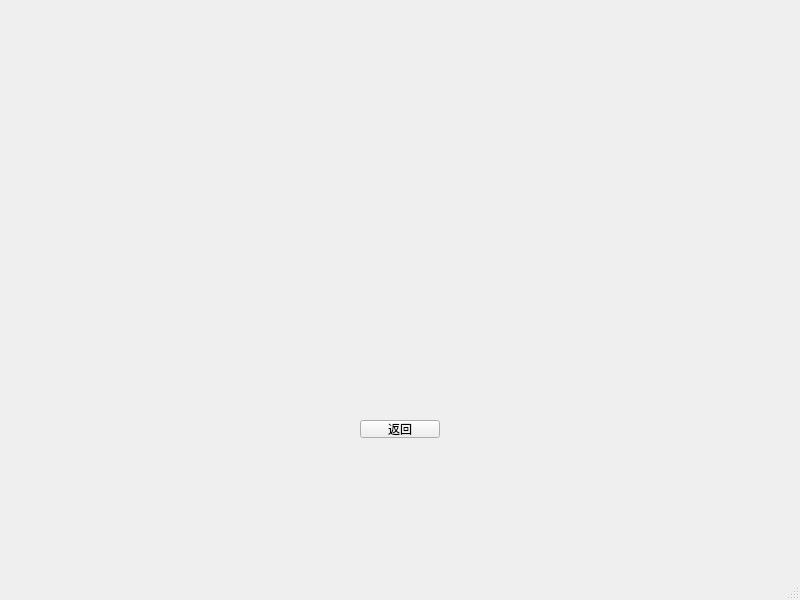
<?xml version="1.0" encoding="UTF-8"?>
<ui version="4.0">
 <class>MyMainWindow3</class>
 <widget class="QMainWindow" name="MyMainWindow3">
  <property name="geometry">
   <rect>
    <x>0</x>
    <y>0</y>
    <width>800</width>
    <height>600</height>
   </rect>
  </property>
  <property name="windowTitle">
   <string>MainWindow</string>
  </property>
  <widget class="QWidget" name="centralwidget">
   <widget class="QPushButton" name="quitButton">
    <property name="geometry">
     <rect>
      <x>360</x>
      <y>420</y>
      <width>80</width>
      <height>18</height>
     </rect>
    </property>
    <property name="text">
     <string>返回</string>
    </property>
   </widget>
  </widget>
  <widget class="QMenuBar" name="menubar">
   <property name="geometry">
    <rect>
     <x>0</x>
     <y>0</y>
     <width>800</width>
     <height>17</height>
    </rect>
   </property>
  </widget>
  <widget class="QStatusBar" name="statusbar"/>
 </widget>
 <resources/>
 <connections/>
</ui>
